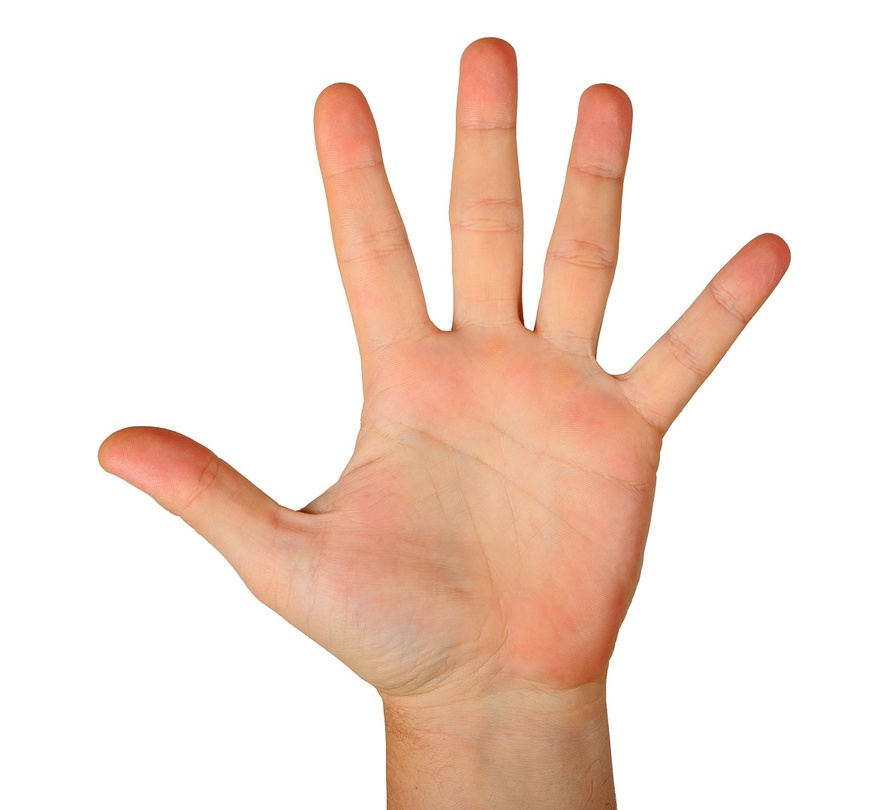
#> input picture PJ-regression/L8/学森课程-机器视觉-2-code/CV2_Code/fig/five.jpg, 871 x 810 px, shrunk from 1160 x 1079 before the run
$ python fingergap.py
#> lines starting #> are read from the running program, lines starting #| are printed output that depends on the picture; after the words box and inside, x2 and y2 are one past the last pixel; in counts of white or black regions, pixels touching at a corner belong together
import cv2
import numpy as np
import os
from os import path

img_dir = "./fig" # 读取图像路径
save_dir = "./result" # 保存图像路径
os.makedirs(save_dir, exist_ok="True")
image_name = "five.jpg" # 读取图像名称
image = cv2.imread(path.join(img_dir,image_name))
#> image is the input picture: shape (810, 871, 3); mean B, G, R 214.5, 224.7, 244.1

# hsvim：将BGR（蓝色，绿色，红色）图像更改为HSV（色相，饱和度，值）。
hsvim = cv2.cvtColor(image, cv2.COLOR_BGR2HSV)
#> hsvim: shape (810, 871, 3); mean H, S, V 5.5, 34.7, 244.2
cv2.imshow('HSV Image', hsvim)
cv2.waitKey(0)

lower = np.array([0, 48, 80], dtype = "uint8") #HSV中的肤色范围较小
upper = np.array([20, 255, 255], dtype = "uint8") #HSV中皮肤颜色的上限
skinRegionHSV = cv2.inRange(hsvim, lower, upper)  #在HSV色彩空间的上下像素值范围内检测皮肤
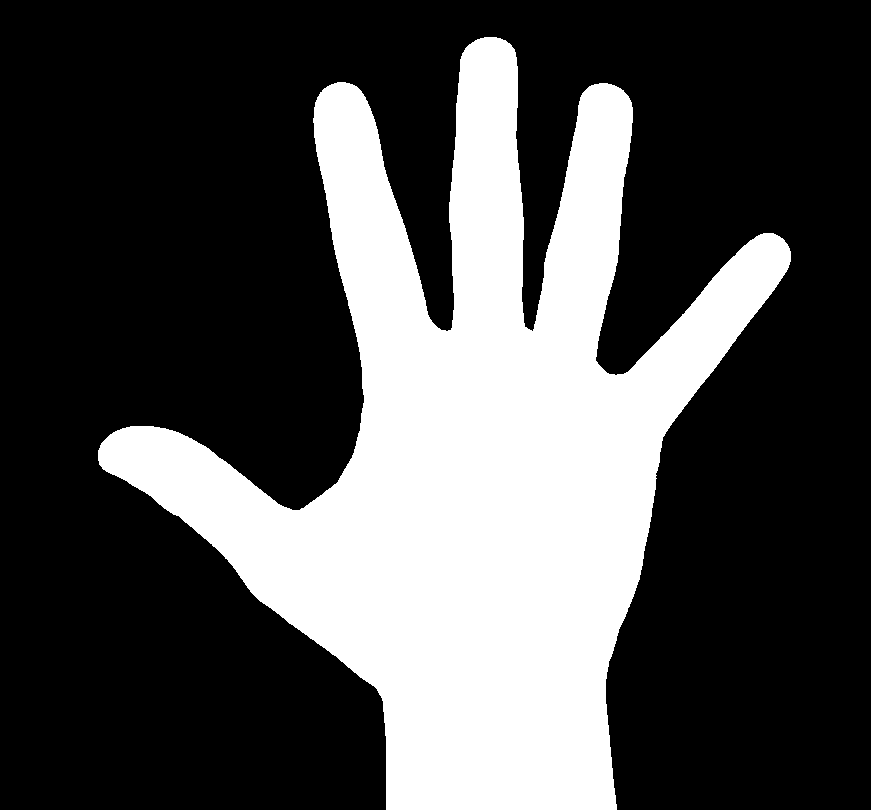
#> skinRegionHSV: shape (810, 871); 30.7% white; 1 white region, box (x1, y1, x2, y2) and area: (98, 37, 791, 810) 216928
blurred = cv2.blur(skinRegionHSV, (2,2)) #使图像模糊以改善遮罩
ret,thresh = cv2.threshold(blurred,0,255,cv2.THRESH_BINARY) # 二值化
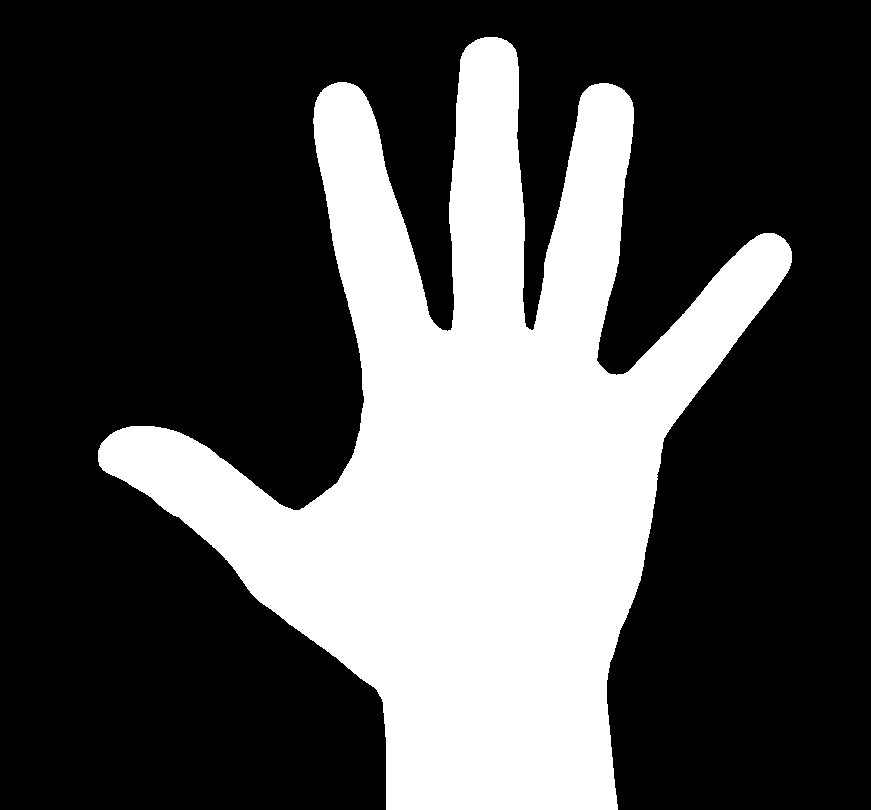
#> thresh: shape (810, 871); 31% white; 1 white region
cv2.imshow("thresh", thresh)
cv2.waitKey(0)

# 找到轮廓
contours, hierarchy= cv2.findContours(thresh.copy(), cv2.RETR_EXTERNAL, cv2.CHAIN_APPROX_SIMPLE)
#> contours = 1 contour; box (x1, y1, x2, y2) and area: (98, 37, 792, 810) 217236
contour_img = image.copy()
cv2.drawContours(contour_img, contours, -1, (0, 255, 0), 3)
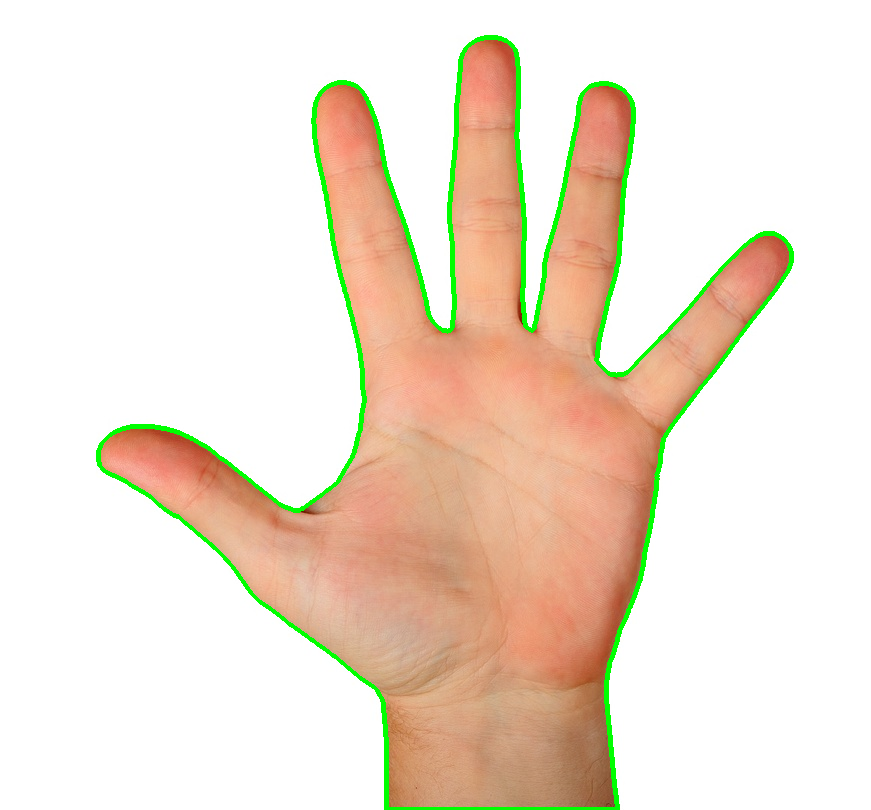
#> contour_img: shape (810, 871, 3); 2.42% of pixels changed, all inside (x1, y1, x2, y2) = (96, 35, 794, 810)
cv2.imshow('Contours', contour_img)
cv2.waitKey(0)


if contours:
    # 找到最大轮廓
    max_contour = max(contours, key=cv2.contourArea)
#> max_contour = contour of 1238 points, box (x1, y1, x2, y2) (98, 37, 792, 810), area 217236
     #计算凸包
    hull = cv2.convexHull(max_contour)
#> hull = contour of 27 points, box (x1, y1, x2, y2) (98, 37, 792, 810), area 356840
    cv2.drawContours(image, [hull], -1, (255, 0, 0), 3)
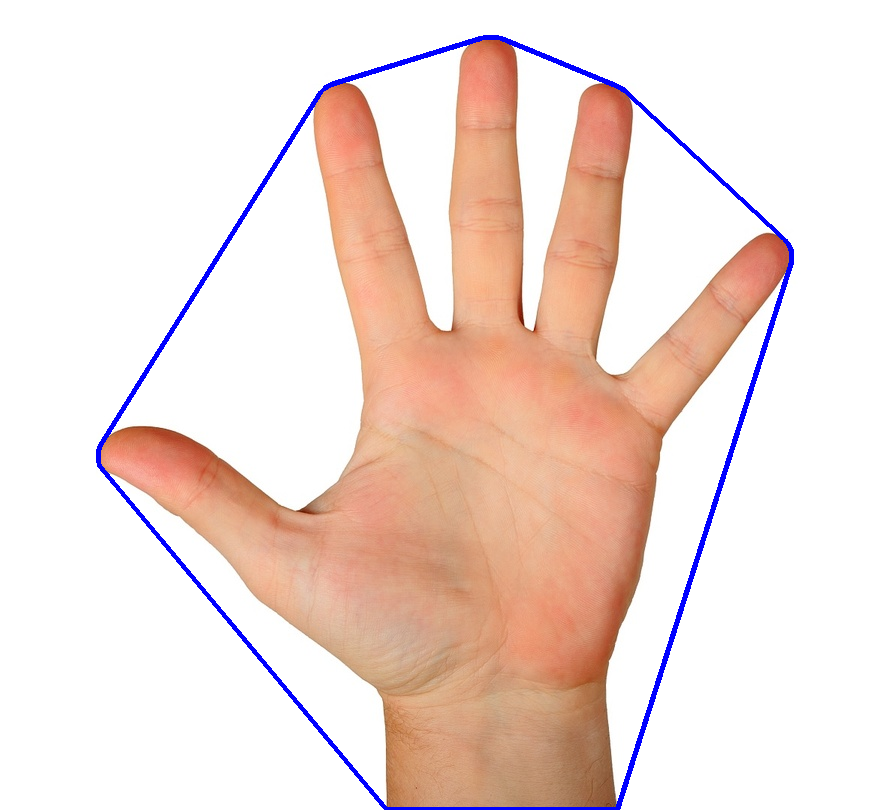
#> image: shape (810, 871, 3); 1.48% of pixels changed, all inside (x1, y1, x2, y2) = (96, 35, 794, 810)
    cv2.imshow('Convex Hull', image)
    cv2.waitKey(0)

    #凸缺陷
    hull = cv2.convexHull(max_contour, returnPoints=False)
#> hull = 27 values, max 1237 at index 0, min 0 at index 26, mean 658.9
    defects = cv2.convexityDefects(max_contour, hull)
#> defects = 22 rows, first 6: [0, 2, 1, 186], [2, 209, 61, 69207], [209, 213, 210, 162], [213, 217, 214, 114], [217, 219, 218, 142], [219, 223, 221, 181]

    if defects is not None:
        cnt=0
        for i in range(defects.shape[0]): #使用余弦定理识别手指
              s, e, f, d = defects[i][0]
              start = tuple(max_contour[s][0])
              end = tuple(max_contour[e][0])
              far = tuple(max_contour[f][0])
              a = np.sqrt((end[0] - start[0]) ** 2 + (end[1] - start[1]) ** 2)
              b = np.sqrt((far[0] - start[0]) ** 2 + (far[1] - start[1]) ** 2)
              c = np.sqrt((end[0] - far[0]) ** 2 + (end[1] - far[1]) ** 2)
              angle = np.arccos((b ** 2 + c ** 2 - a ** 2) / (2 * b * c)) # cosine theorem

#*****************************************请你填写下一行*****************************************
              if angle <= np.pi/2:  # 或者填写 1.57 (即90度的弧度值)
#****************************************************************************************************
                                 cnt += 1
                                 cv2.circle(image, far, 4, [0, 0, 255], -1)
#> this loop made 22 passes
#> (s, e, f, d, start, end, far, a) on passes 1 to 10: (0, 2, 1, 186, (484, 37), (480, 38), (483, 38), 4.12), (2, 209, 61, 69207, (480, 38), (337, 82), (447, 331), 149.6), (209, 213, 210, 162, (337, 82), (331, 84), (336, 83), 6.32), (213, 217, 214, 114, (331, 84), (327, 86), (330, 85), 4.47), (217, 219, 218, 142, (327, 86), (324, 88), (325, 88), 3.61), (219, 223, 221, 181, (324, 88), (320, 92), (322, 91), 5.66), (223, 495, 382, 56624, (320, 92), (101, 443), (338, 481), 413.7), (495, 497, 496, 114, (101, 443), (100, 445), (101, 444), 2.24), (497, 501, 498, 190, (100, 445), (98, 450), (100, 447), 5.39), (502, 504, 503, 186, (98, 461), (99, 465), (99, 462), 4.12)
#> image: shape (810, 871, 3); 0.03% of pixels changed, all inside (x1, y1, x2, y2) = (334, 326, 613, 486)
#> after the loop, cnt = 4
#*****************************************请你填写下一行*****************************************
        number_of_fingers = cnt + 1
#> number_of_fingers = 5
#****************************************************************************************************

        cv2.putText(image, str(number_of_fingers), (50, 50), cv2.FONT_HERSHEY_SIMPLEX, 1, (255, 0, 0), 2)
#> image: shape (810, 871, 3); mean B, G, R 214.7, 221, 240.4
        cv2.imshow('Final Result', image)
        cv2.waitKey(0)

else:
    print("No contours found")

cv2.destroyAllWindows()
